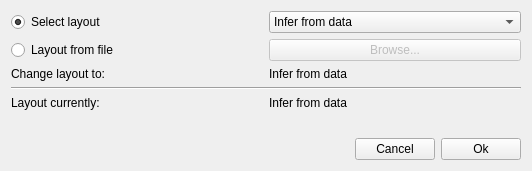
<?xml version="1.0" encoding="UTF-8"?>
<ui version="4.0">
 <class>Layout</class>
 <widget class="QDialog" name="Layout">
  <property name="geometry">
   <rect>
    <x>0</x>
    <y>0</y>
    <width>532</width>
    <height>171</height>
   </rect>
  </property>
  <property name="windowTitle">
   <string>Meggie - Select layout</string>
  </property>
  <layout class="QGridLayout" name="gridLayout">
   <item row="0" column="0">
    <layout class="QVBoxLayout" name="verticalLayout_2">
     <item>
      <layout class="QGridLayout" name="gridLayout_2">
       <item row="0" column="0">
        <widget class="QRadioButton" name="radioButtonSelectLayout">
         <property name="text">
          <string>Select layout</string>
         </property>
         <property name="checked">
          <bool>true</bool>
         </property>
        </widget>
       </item>
       <item row="1" column="1">
        <widget class="QPushButton" name="pushButtonBrowseLayout">
         <property name="enabled">
          <bool>false</bool>
         </property>
         <property name="text">
          <string>Browse...</string>
         </property>
        </widget>
       </item>
       <item row="1" column="0">
        <widget class="QRadioButton" name="radioButtonLayoutFromFile">
         <property name="text">
          <string>Layout from file</string>
         </property>
        </widget>
       </item>
       <item row="0" column="1">
        <widget class="QComboBox" name="comboBoxLayout">
         <item>
          <property name="text">
           <string>Infer from data</string>
          </property>
         </item>
        </widget>
       </item>
       <item row="2" column="0">
        <widget class="QLabel" name="label_2">
         <property name="text">
          <string>Change layout to:</string>
         </property>
        </widget>
       </item>
       <item row="2" column="1">
        <widget class="QLabel" name="labelLayout">
         <property name="text">
          <string>Infer from data</string>
         </property>
        </widget>
       </item>
      </layout>
     </item>
     <item>
      <widget class="Line" name="line">
       <property name="orientation">
        <enum>Qt::Horizontal</enum>
       </property>
      </widget>
     </item>
     <item>
      <layout class="QHBoxLayout" name="horizontalLayout_3">
       <item>
        <widget class="QLabel" name="label">
         <property name="text">
          <string>Layout currently:</string>
         </property>
        </widget>
       </item>
       <item>
        <widget class="QLabel" name="labelLayoutActive">
         <property name="text">
          <string>Infer from data</string>
         </property>
        </widget>
       </item>
      </layout>
     </item>
     <item>
      <spacer name="verticalSpacer">
       <property name="orientation">
        <enum>Qt::Vertical</enum>
       </property>
       <property name="sizeHint" stdset="0">
        <size>
         <width>20</width>
         <height>40</height>
        </size>
       </property>
      </spacer>
     </item>
     <item>
      <layout class="QHBoxLayout" name="horizontalLayout">
       <item>
        <spacer name="horizontalSpacer">
         <property name="orientation">
          <enum>Qt::Horizontal</enum>
         </property>
         <property name="sizeHint" stdset="0">
          <size>
           <width>40</width>
           <height>20</height>
          </size>
         </property>
        </spacer>
       </item>
       <item>
        <widget class="QPushButton" name="pushButtonReject_2">
         <property name="text">
          <string>Cancel</string>
         </property>
        </widget>
       </item>
       <item>
        <widget class="QPushButton" name="pushButtonAccept">
         <property name="text">
          <string>Ok</string>
         </property>
        </widget>
       </item>
      </layout>
     </item>
    </layout>
   </item>
  </layout>
 </widget>
 <resources/>
 <connections>
  <connection>
   <sender>radioButtonLayoutFromFile</sender>
   <signal>toggled(bool)</signal>
   <receiver>pushButtonBrowseLayout</receiver>
   <slot>setEnabled(bool)</slot>
   <hints>
    <hint type="sourcelabel">
     <x>140</x>
     <y>59</y>
    </hint>
    <hint type="destinationlabel">
     <x>390</x>
     <y>71</y>
    </hint>
   </hints>
  </connection>
  <connection>
   <sender>pushButtonReject_2</sender>
   <signal>clicked()</signal>
   <receiver>Layout</receiver>
   <slot>reject()</slot>
   <hints>
    <hint type="sourcelabel">
     <x>336</x>
     <y>111</y>
    </hint>
    <hint type="destinationlabel">
     <x>214</x>
     <y>116</y>
    </hint>
   </hints>
  </connection>
  <connection>
   <sender>pushButtonAccept</sender>
   <signal>clicked()</signal>
   <receiver>Layout</receiver>
   <slot>accept()</slot>
   <hints>
    <hint type="sourcelabel">
     <x>480</x>
     <y>112</y>
    </hint>
    <hint type="destinationlabel">
     <x>264</x>
     <y>98</y>
    </hint>
   </hints>
  </connection>
 </connections>
</ui>
